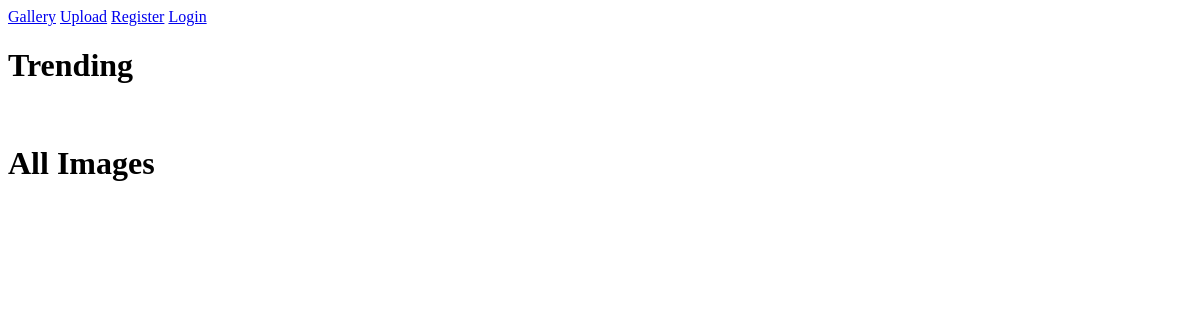
/cst243cst209cst220cweb280a5/pages/index.php, run on an earlier commit of the app's database.
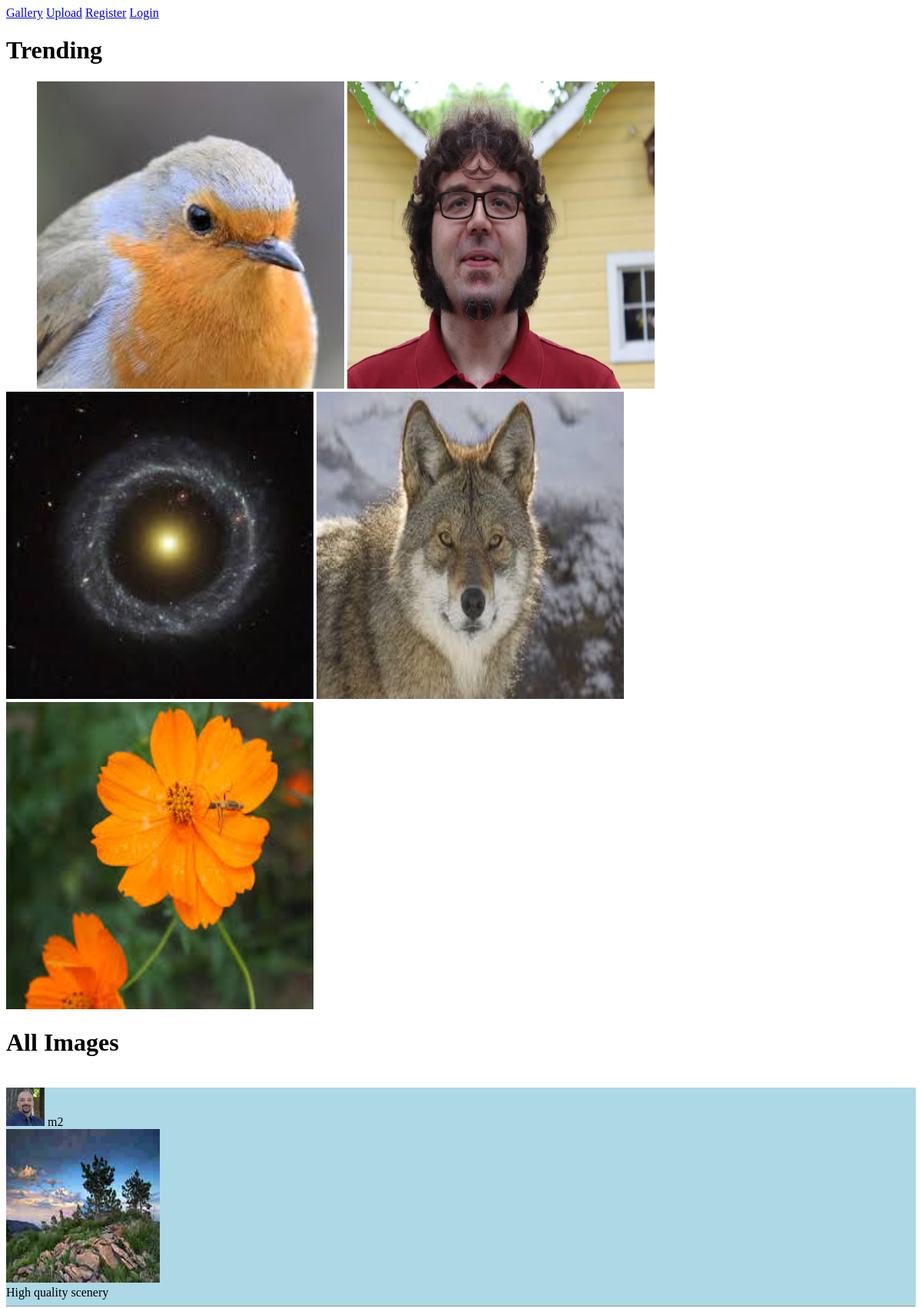
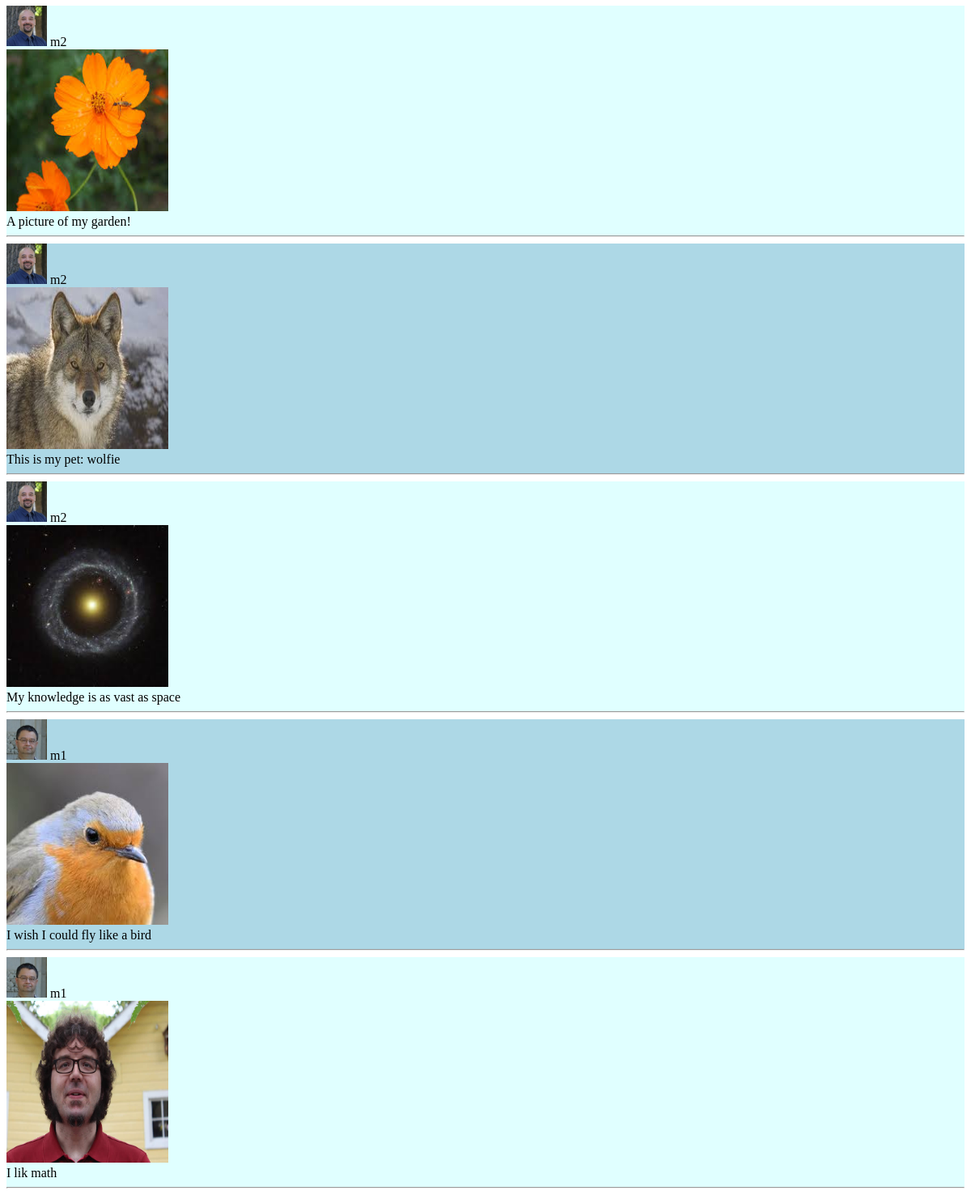
And on a later commit of the database (2 pictures, top to bottom).
### tables this page shows
CREATE TABLE Image (id INTEGER PRIMARY KEY AUTOINCREMENT,
path VARCHAR(255) NOT NULL,
memId INTEGER NOT NULL,
caption VARCHAR(144),
approved BOOLEAN NOT NULL,
views INTEGER);

CREATE TABLE Member (memberId INTEGER PRIMARY KEY AUTOINCREMENT,
password TEXT(255) NOT NULL,
email VARCHAR(200) NOT NULL,
alias VARCHAR(15) NOT NULL,
profileImgPath VARCHAR NOT NULL);

### classes/DB3/Type.php (called while the page is built, shortened)
<?php
abstract class Type
{
    static public function bindType ($type)
    {
        switch($type)
        {
            case 'CHAR':
            case 'VARCHAR':
            case 'TINYTEXT':
            case 'TEXT':
            case 'MEDIUMTEXT':
            case 'LONGTEXT':
            case 'NCHAR':
            case 'NVARCHAR':
            case 'CLOB':
            case 'DATE':
            case 'DATETIME':
            case 'TIMESTAMP':
            case 'TIME':
                return SQLITE3_TEXT;
                break;
            case 'INTEGER':
            case 'TINYINT':
            case 'SMALLINT':
            case 'MEDIUMINT':
            case 'BIGINT':
            case 'INT2':
            case 'INT4':
            case 'INT8':
            case 'BOOLEAN':
                return SQLITE3_INTEGER;
                break;
        }
    }
}

### classes/DB3/Model.php (called while the page is built, shortened)
<?php
class Model
{
    private $cols;
    private $pkField;
    protected function defineColumn($field,$type=Type::TXT, $size=null, $isNullable = true, $isPK = false, $isAutoIncr =false)
    {
        $this->cols[$field] = new Column($field,$type, $size, $isNullable, $isPK, $isAutoIncr);
    }
    public function tableName()
    {
        return get_class($this);
    }
    public function getBindType($field)
    {
        return is_array($this->cols) && isset($this->cols[$field]) ? $this->cols[$field]->bindType : SQLITE3_TEXT ;
    }
    public function getPKField()
    {
        if(!isset($this->pkField) && is_array($this->cols))
        {
            foreach($this->cols as $field => $colDef)
            {
                if ($colDef->isPK)
                {
                    $this->pkField = $field;
                }
            }
        }
        return $this->pkField;
    }
}

### classes/DB3/DB3.php (called while the page is built, shortened)
<?php
class DB3 extends \SQLite3
{
    public function selectAll($class)
    {
        return $this->selectSomeOrder($class);
    }
    public function selectSomeOrder($class, $orders=array() ,$filters=array(), $andOperator=true)
    {
        $table = $class->tableName();
        $fieldValues = get_object_vars($class);
        $fieldList = implode(',',array_keys($fieldValues));
        $orders = array_intersect_key($orders,$fieldValues);
        array_walk($orders, function(&$val,$key){$val = $val==='DESC' ? "$key $val" : $key;});
        $orderList = empty($orders)?$class->getPKField(): implode(",\n",$orders);
        $oper = $andOperator? ' AND ': ' OR ';
        $filters = array_filter($filters,
            function($filt)use($fieldValues){
                return array_key_exists($filt->field,$fieldValues);
            });
        $filterList= empty($filters)?'1=1':implode($oper,$filters);
        $stmt = $this->prepare("SELECT $fieldList FROM $table WHERE $filterList ORDER BY $orderList");
        $i=1;
        foreach($filters as $filt){
            $stmt->bindValue($i,$filt->value,
                is_null($filt->value)? SQLITE3_NULL :$class->getBindType($filt->field)
            );
            $i++;
        }
        $result = $stmt->execute();
        if(!$result){
            return false;
        }else{
            $items = array();
            while($row = $result->fetchArray(SQLITE3_ASSOC))
            {
                $item = new $table();
                foreach($row as $col=>$val)
                {
                    $item->$col = $val;
                }
                $items[]=$item;
            }
            return $items;
        }
    }
}

### classes/DB3/Filter.php (called while the page is built, shortened)
<?php
class Filter
{
    public $field;
    public $comparer;
    public function __construct($field,$value,$comparer='=')
    {
        $this->field = $field;
        $this->value = $value;
        $this->comparer = $comparer;
    }
    public function __toString()
    {
        return "{$this->field} {$this->comparer} ?\n";
    }
}

### classes/DB3/Column.php (called while the page is built, shortened)
<?php
class Column
{
    public function __construct($name,$type=Type::TXT, $size=null, $isNullable = true, $isPK = false, $isAutoIncr =false)
    {
        $this->isPK = $isPK;
        $this->bindType = Type::bindType($type);
    }
}

### cst243cst209cst220cweb280a5/pages/index.php (the view, shortened to what this page needs)
<?php
$db = new DB3('../../db/imageranker.db');
$image = new Image();
$db->exec($image->tableDefinition());
$member = new Member();
$db->exec($member->tableDefinition());
$orders = array('views'=>'DESC');
$filters = array(new Filter('approved', true));
$topImages = $db->selectSomeOrder(new Image(), $orders, $filters);
$topImages = array_slice($topImages, 0, 5);
$orders = array('id'=>'DESC');
$allImages = $db->selectSomeOrder(new Image(), $orders, $filters);
$allMembers = $db->selectAll(new Member());
$keys = array();
foreach ($allMembers as $currentMember)
{
	$keys[] = $currentMember->memberId;
}
$allMembers = array_combine($keys, $allMembers);
?>
<!DOCTYPE html>
<html>
<head>
    <link href="../style/pagestyling.css" rel="stylesheet" />
</head>
<body>
    <nav>
        <a href="index.php">Gallery</a>
        <a href="fileupload.php">Upload</a>
        <a href="memberregister.php">Register</a>
        <a href="memberlogin.php">Login</a>
    </nav>
    <h1>Trending</h1>
    <ul class="topImages">
    <?php
    foreach ($topImages as $currentImage)
    { ?>
    	<li><a href="details.php?id=<?= $currentImage->id ?>"><img src="<?= htmlentities($currentImage->path) ?>" /></a></li>
    <?php
    } ?>
    </ul>
    <h1>All Images</h1>
    <ul>
    <?php
    foreach ($allImages as $currentImage)
    {
        $currentMember = $allMembers[$currentImage->memId];
    ?>
    	<li class="allImages">
            <div>
                <img class="profile" src="<?= htmlentities($currentMember->profileImgPath) ?>" />
                <?= htmlentities($currentMember->alias) ?>
            </div>
            <div>
                <a href="details.php?id=<?= htmlentities($currentImage->id) ?>"><img src="<?= htmlentities($currentImage->path) ?>" /></a>
            </div>
                        <?php
            if(isset($_SESSION['member']) && $member['memberId'] === $currentImage->memId)
            {
                ?>
                <div class="error" id="<?= $currentImage->id ?>"></div>
                <div><input type="text" value="<?= htmlentities($currentImage->caption) ?>"
                            onblur="updateCaption('<?= htmlentities($currentImage->path) ?>', <?= $currentImage->id ?>);" /></div>
            <?php
            }
            else
            { ?>
            <div><?= htmlentities($currentImage->caption) ?></div>
            <?php
            }
            ?>
            <hr />
        </li>
    <?php
    } ?>
    </ul>
</body>
</html>

### cst243cst209cst220cweb280a5/style/pagestyling.css (style rules this page uses)
img { width:400px; height:400px; }
.allImages:nth-child(odd), tr:nth-child(odd) { background-color:lightblue; }
.allImages:nth-child(even), tr:nth-child(even) { background-color: lightcyan; }
.allImages img { width: 200px; height: 200px; }
ul { list-style: none; display: inline; }
ul.topImages li { display: inline; }
img.profile { width: 50px; height: 50px; }

What changed in the data, as far as the page shows it:
added image: path (picture), caption "I wish I could fly like a bird"
added image: path (picture), caption "I lik math"
added image: path (picture), caption "My knowledge is as vast as space"
added image: path (picture), caption "This is my pet: wolfie"
added image: path (picture), caption "A picture of my garden!"
added image: path (picture), caption "High quality scenery", shown under "All Images"
now on this page (row unchanged): member: alias "m2"
now on this page (row unchanged): member: alias "m1"
